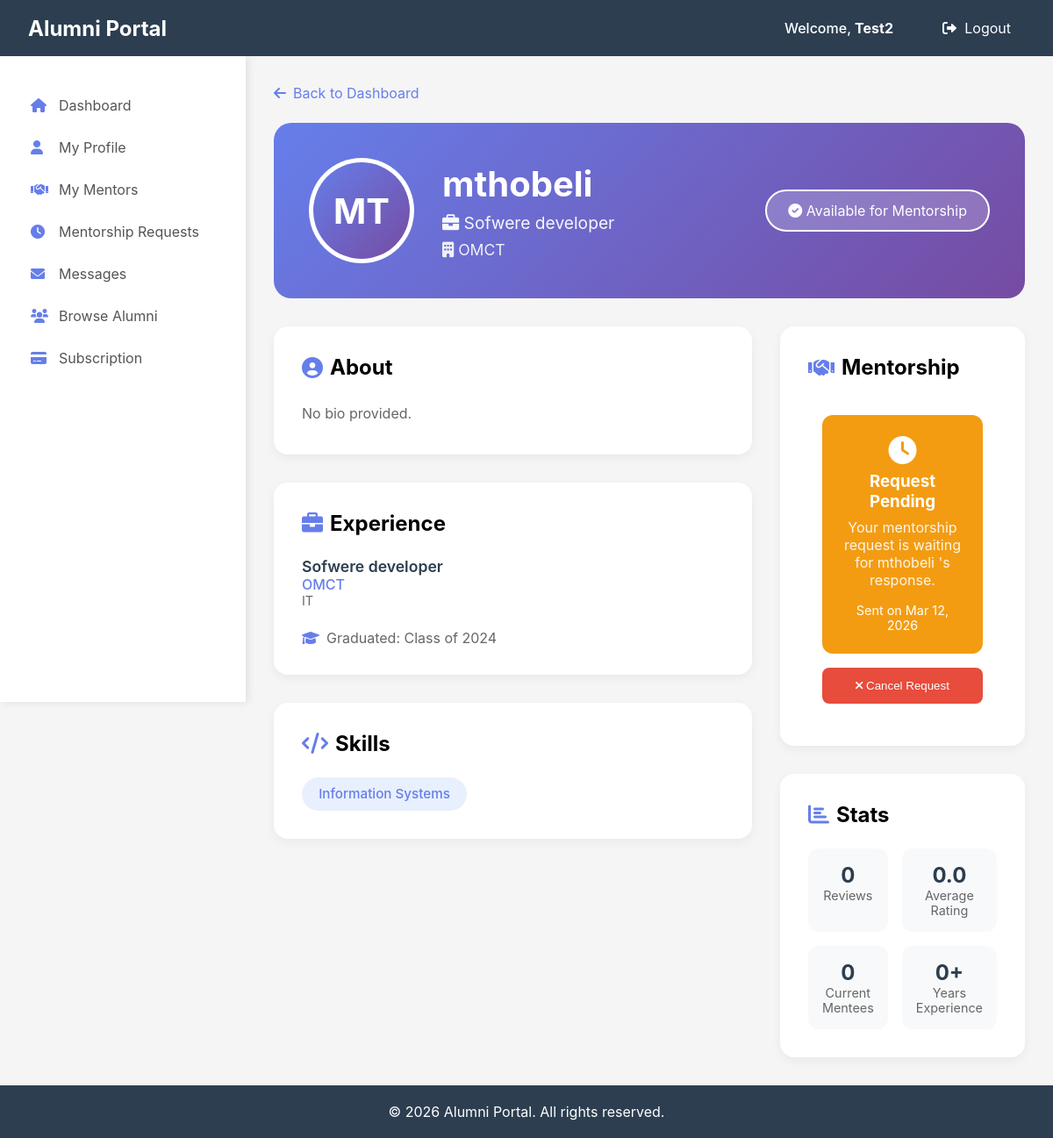
Screenshot of /student/alumni/1 (signed in) with the database file from the repository.
### app/models/user.py (models this page shows)
class User(db.Model):
    __tablename__ = 'users'
    id = db.Column(db.Integer, primary_key=True)
    full_name = db.Column(db.String(100))
    email = db.Column(db.String(120), unique=True, nullable=False)
    password_hash = db.Column(db.Text, nullable=False)
    role = db.Column(db.String(20), nullable=False)
    profile_picture = db.Column(db.Text, default='default_avatar.png')
    created_at = db.Column(db.DateTime, default=datetime.utcnow)

class AlumniProfile(db.Model):
    __tablename__ = 'alumni_profiles'
    id = db.Column(db.Integer, primary_key=True)
    user_id = db.Column(db.Integer, db.ForeignKey('users.id', ondelete='CASCADE'), unique=True)
    job_title = db.Column(db.String(100))
    company = db.Column(db.String(100))
    industry = db.Column(db.String(100))
    skills = db.Column(db.Text)
    graduation_year = db.Column(db.Integer)
    mentorship_available = db.Column(db.Boolean, default=True)
    rating_count = db.Column(db.Integer, default=0)

class MentorshipRequest(db.Model):
    __tablename__ = 'mentorship_requests'
    id = db.Column(db.Integer, primary_key=True)
    student_id = db.Column(db.Integer, db.ForeignKey('users.id', ondelete='CASCADE'))
    alumni_id = db.Column(db.Integer, db.ForeignKey('users.id', ondelete='CASCADE'))
    status = db.Column(db.String(20), default='Pending')
    message = db.Column(db.Text)
    request_date = db.Column(db.DateTime, default=datetime.utcnow)

### app/routes/student_routes.py (the view)
@student_bp.route("/alumni/<int:alumni_id>")
def view_alumni(alumni_id):
    user = get_current_user()
    if not user or user.role != 'student':
        flash('Please login to view alumni profiles.', 'error')
        return redirect(url_for('views.login_page'))
    alumni = User.query.get_or_404(alumni_id)
    if alumni.role != 'alumni':
        flash('User is not an alumni.', 'error')
        return redirect(url_for('student.dashboard'))
    profile = AlumniProfile.query.filter_by(user_id=alumni_id).first()
    ratings = Rating.query.filter_by(alumni_id=alumni_id).all()
    avg_rating = sum(r.score for r in ratings) / len(ratings) if ratings else 0
    user_rating = Rating.query.filter_by(
        student_id=user.id,
        alumni_id=alumni_id
    ).first()
    mentorship_request = MentorshipRequest.query.filter_by(
        student_id=user.id,
        alumni_id=alumni_id
    ).first()
    return render_template("student/view_alumni.html",
                         user=user,
                         alumni=alumni,
                         profile=profile,
                         ratings=ratings,
                         avg_rating=avg_rating,
                         user_rating=user_rating,
                         mentorship_request=mentorship_request)

### app/routes/student_routes.py (called while the page is built)
def get_current_user():
    if 'user_id' in session:
        return User.query.get(session['user_id'])
    return None

### app/templates/student/view_alumni.html (shortened to what this page needs)
{% extends "student/base_student.html" %}
{% block student_content %}
<div style="margin-bottom: 1.5rem;">
    <a href="{{ url_for('student.dashboard') }}" style="color: #667eea; text-decoration: none; display: inline-flex; align-items: center; gap: 0.5rem;">
        <i class="fas fa-arrow-left"></i> Back to Dashboard
    </a>
</div>
<div style="background: linear-gradient(135deg, #667eea 0%, #764ba2 100%); border-radius: 20px; padding: 2.5rem; margin-bottom: 2rem; color: white; position: relative; overflow: hidden;">
    <div style="position: relative; z-index: 2;">
        <div style="display: flex; align-items: center; gap: 2rem; flex-wrap: wrap;">
            <div style="width: 120px; height: 120px; background: white; border-radius: 50%; display: flex; align-items: center; justify-content: center; border: 4px solid rgba(255,255,255,0.3);">
                <div style="width: 110px; height: 110px; background: linear-gradient(135deg, #667eea 0%, #764ba2 100%); border-radius: 50%; display: flex; align-items: center; justify-content: center; color: white; font-size: 2.5rem; font-weight: bold;">
                    {{ alumni.full_name[:2].upper() }}
                </div>
            </div>
            <div style="flex: 1;">
                <h1 style="font-size: 2.5rem; margin-bottom: 0.5rem;">{{ alumni.full_name }}</h1>
                {% if profile %}
                    <p style="font-size: 1.2rem; opacity: 0.95; margin-bottom: 0.5rem;">
                        <i class="fas fa-briefcase"></i> {{ profile.job_title or 'Professional' }}
                    </p>
                    <p style="font-size: 1.1rem; opacity: 0.9;">
                        <i class="fas fa-building"></i> {{ profile.company or 'Company not specified' }}
                    </p>
                {% endif %}
            </div>
            {% if profile and profile.mentorship_available %}
            <div style="background: rgba(255,255,255,0.2); padding: 0.75rem 1.5rem; border-radius: 40px; border: 2px solid white;">
                <i class="fas fa-check-circle"></i> Available for Mentorship
            </div>
            {% endif %}
        </div>
    </div>
</div>
<div style="display: grid; grid-template-columns: 2fr 1fr; gap: 2rem;">
    <div>
        <div style="background: white; border-radius: 16px; padding: 2rem; margin-bottom: 2rem; box-shadow: 0 4px 12px rgba(0,0,0,0.05);">
            <h2 style="margin-bottom: 1.5rem; display: flex; align-items: center; gap: 0.5rem;">
                <i class="fas fa-user-circle" style="color: #667eea;"></i> About
            </h2>
            <p style="color: #666; line-height: 1.8;">
                {{ profile.bio or 'No bio provided.' }}
            </p>
        </div>
        <div style="background: white; border-radius: 16px; padding: 2rem; margin-bottom: 2rem; box-shadow: 0 4px 12px rgba(0,0,0,0.05);">
            <h2 style="margin-bottom: 1.5rem; display: flex; align-items: center; gap: 0.5rem;">
                <i class="fas fa-briefcase" style="color: #667eea;"></i> Experience
            </h2>
            <div style="margin-bottom: 1.5rem;">
                <h3 style="font-size: 1.1rem; font-weight: 600; color: #2c3e50;">{{ profile.job_title or 'Current Position' }}</h3>
                <p style="color: #667eea; font-weight: 500;">{{ profile.company or 'Company' }}</p>
                <p style="color: #666; font-size: 0.9rem;">{{ profile.industry or 'Industry not specified' }}</p>
            </div>
            {% if profile.graduation_year %}
            <div style="display: flex; align-items: center; gap: 0.5rem; color: #666;">
                <i class="fas fa-graduation-cap" style="color: #667eea;"></i>
                <span>Graduated: Class of {{ profile.graduation_year }}</span>
            </div>
            {% endif %}
        </div>
        {% if profile and profile.skills %}
        <div style="background: white; border-radius: 16px; padding: 2rem; margin-bottom: 2rem; box-shadow: 0 4px 12px rgba(0,0,0,0.05);">
            <h2 style="margin-bottom: 1.5rem; display: flex; align-items: center; gap: 0.5rem;">
                <i class="fas fa-code" style="color: #667eea;"></i> Skills
            </h2>
            <div style="display: flex; flex-wrap: wrap; gap: 0.75rem;">
                {% for skill in profile.skills.split(',') %}
                <span style="background: #e8f0fe; color: #667eea; padding: 0.6rem 1.2rem; border-radius: 30px; font-size: 0.95rem; font-weight: 500;">
                    {{ skill.strip() }}
                </span>
                {% endfor %}
            </div>
        </div>
        {% endif %}
    </div>
    <div>
        <div style="background: white; border-radius: 16px; padding: 2rem; margin-bottom: 2rem; box-shadow: 0 4px 12px rgba(0,0,0,0.05); position: sticky; top: 2rem;">
            <h2 style="margin-bottom: 1.5rem; display: flex; align-items: center; gap: 0.5rem;">
                <i class="fas fa-handshake" style="color: #667eea;"></i> Mentorship
            </h2>
            {% if mentorship_request %}
                <div style="text-align: center; padding: 1rem;">
                    {% if mentorship_request.status.lower() == 'pending' %}
                        <div style="background: #f39c12; color: white; padding: 1.5rem; border-radius: 12px; margin-bottom: 1rem;">
                            <i class="fas fa-clock" style="font-size: 2rem; margin-bottom: 0.5rem;"></i>
                            <h3 style="margin-bottom: 0.5rem;">Request Pending</h3>
                            <p style="opacity: 0.9;">Your mentorship request is waiting for {{ alumni.full_name }}'s response.</p>
                            <p style="font-size: 0.9rem; margin-top: 1rem;">Sent on {{ mentorship_request.request_date.strftime('%b %d, %Y') }}</p>
                        </div>
                        <form action="{{ url_for('student.cancel_mentorship_request', request_id=mentorship_request.id) }}" method="POST">
                            <button type="submit" style="width: 100%; padding: 0.8rem; background: #e74c3c; color: white; border: none; border-radius: 8px; cursor: pointer;" onclick="return confirm('Are you sure you want to cancel this request?')">
                                <i class="fas fa-times"></i> Cancel Request
                            </button>
                        </form>
                    {% endif %}
                </div>
            {% endif %}
        </div>
        <div style="background: white; border-radius: 16px; padding: 2rem; box-shadow: 0 4px 12px rgba(0,0,0,0.05);">
            <h2 style="margin-bottom: 1.5rem; display: flex; align-items: center; gap: 0.5rem;">
                <i class="fas fa-chart-bar" style="color: #667eea;"></i> Stats
            </h2>
            <div style="display: grid; grid-template-columns: 1fr 1fr; gap: 1rem; text-align: center;">
                <div style="background: #f8f9fa; padding: 1rem; border-radius: 12px;">
                    <div style="font-size: 1.5rem; font-weight: bold; color: #2c3e50;">{{ profile.rating_count or 0 }}</div>
                    <div style="color: #666; font-size: 0.9rem;">Reviews</div>
                </div>
                <div style="background: #f8f9fa; padding: 1rem; border-radius: 12px;">
                    <div style="font-size: 1.5rem; font-weight: bold; color: #2c3e50;">
                         {{ "%.1f"|format(avg_rating or 0) }}
                    </div>
                    <div style="color: #666; font-size: 0.9rem;">Average Rating</div>
                </div>
                <div style="background: #f8f9fa; padding: 1rem; border-radius: 12px;">
                    <div style="font-size: 1.5rem; font-weight: bold; color: #2c3e50;">{{ profile.mentee_count or 0 }}</div>
                    <div style="color: #666; font-size: 0.9rem;">Current Mentees</div>
                </div>
                <div style="background: #f8f9fa; padding: 1rem; border-radius: 12px;">
                    <div style="font-size: 1.5rem; font-weight: bold; color: #2c3e50;">{{ profile.years_experience or 0 }}+</div>
                    <div style="color: #666; font-size: 0.9rem;">Years Experience</div>
                </div>
            </div>
        </div>
    </div>
</div>
{% endblock %}

### app/templates/base.html (shortened to what this page needs)
<!DOCTYPE html>
<html lang="en">
<head>
    <link rel="stylesheet" href="https://cdnjs.cloudflare.com/ajax/libs/font-awesome/6.0.0/css/all.min.css">
</head>
<body>
    <nav class="navbar">
        <div class="logo">
            <a href="/" style="color: white; text-decoration: none; font-size: 1.5rem; font-weight: bold;">
                Alumni Portal
            </a>
        </div>
        <div class="user-menu" >
            {% if session.user_id %}
                <span>Welcome, <strong>{{ session.user_name }}</strong></span>
                <a href="/auth/logout" style="color: white; text-decoration: none; margin-left: 1rem;">
                    <i class="fas fa-sign-out-alt"></i> Logout
                </a>
            {% endif %}
        </div>
    </nav>
    {% block content %}{% endblock %}
    <footer class="footer">
        <p>&copy; 2026 Alumni Portal. All rights reserved.</p>
    </footer>
</body>
</html>

### app/templates/base.html (style rules this page uses)
* { margin: 0; padding: 0; box-sizing: border-box; }
body { font-family: -apple-system, BlinkMacSystemFont, 'Segoe UI', Roboto, Oxygen, Ubuntu, sans-serif; background: #f5f5f5; min-height: 100vh; display: flex; flex-direction: column; }
.navbar { background: #2c3e50; color: white; padding: 1rem 2rem; display: flex; justify-content: space-between; align-items: center; position: sticky; top: 0; z-index: 1000; height: 64px; width: 100%; }
.logo { display: flex; align-items: center; }
.logo a { color: white; text-decoration: none; font-size: 1.5rem; font-weight: bold; white-space: nowrap; }
.user-menu { display: flex; align-items: center; gap: 1.5rem; margin-left: auto; }
.user-menu span { font-weight: 500; white-space: nowrap; }
.user-menu a { color: white; text-decoration: none; padding: 0.5rem 1rem; border-radius: 5px; transition: background 0.3s; white-space: nowrap; }
.user-menu i { margin-right: 0.3rem; }
.footer { background: #2c3e50; color: white; text-align: center; padding: 1rem; margin-top: auto; height: 60px; display: flex; align-items: center; justify-content: center; }

### rows the page displays
User: user_name "Test2"
User: full_name "MT", full_name "mthobeli"
AlumniProfile: job_title "Sofwere developer", company "OMCT", industry "IT", graduation_year "2024", strip "Information Systems", rating_count "0"
MentorshipRequest: request_date "Mar 12, 2026"

### other values shown
{{ profile.bio or 'No bio provided.' }} "No bio provided."
{{ "%.1f"|format(avg_rating or 0) }} "0.0"
{{ profile.mentee_count or 0 }} "0"
{{ profile.years_experience or 0 }} "0"
